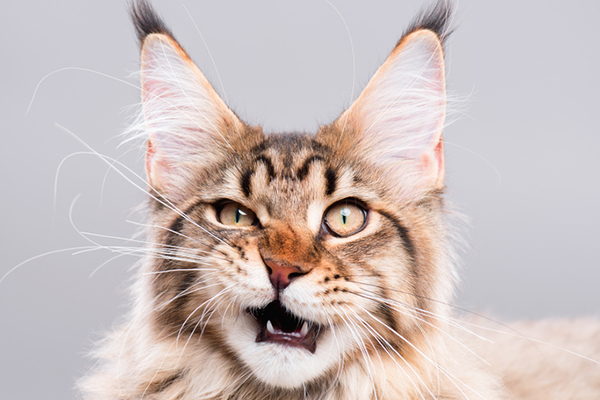
#> input picture test.png, 600 x 400 px, given in place of the camera
$ python line_detect.py
#> lines starting #> are read from the running program, lines starting #| are printed output that depends on the picture; after the words box and inside, x2 and y2 are one past the last pixel; in counts of white or black regions, pixels touching at a corner belong together
# -*- coding: utf-8 -*-
import sys
import time
import cv2
import numpy as np
import os

Kernel_size=15
low_threshold=40
high_threshold=120

rho=10
threshold=15
theta=np.pi/180
minLineLength=10
maxLineGap=1

#Initialize camera
video_capture = cv2.VideoCapture(0)

while True:
    # CAPTURE FRAME-BY-FRAME
    ret, frame = video_capture.read()
#> frame is the input picture: shape (400, 600, 3); mean B, G, R 188.6, 190.5, 203.2
    time.sleep(0.1)
    #Convert to Grayscale
    gray = cv2.cvtColor(frame, cv2.COLOR_BGR2GRAY)
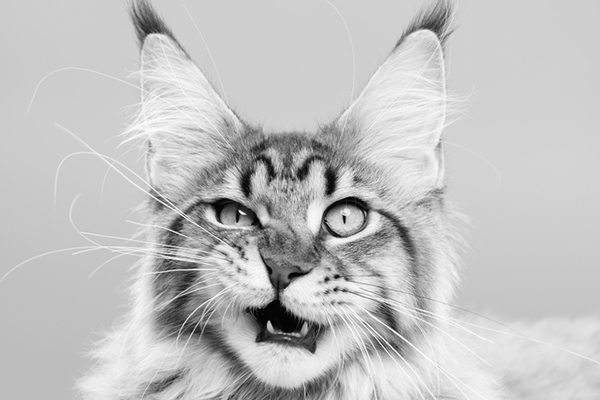
#> gray: shape (400, 600); min 0, max 255, mean 194
    #Blur image to reduce noise. if Kernel_size is bigger the image will be more blurry
    blurred = cv2.GaussianBlur(gray, (Kernel_size, Kernel_size), 0)
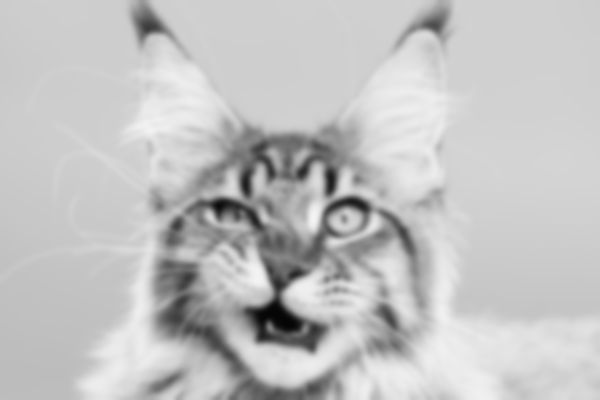
#> blurred: shape (400, 600); min 5, max 244, mean 194

    #Perform canny edge-detection.
    #If a pixel gradient is higher than high_threshold is considered as an edge.
    #if a pixel gradient is lower than low_threshold is is rejected , it is not an edge.
    #Bigger high_threshold values will provoque to find less edges.
    #Canny recommended ratio upper:lower  between 2:1 or 3:1
    edged = cv2.Canny(blurred, low_threshold, high_threshold)
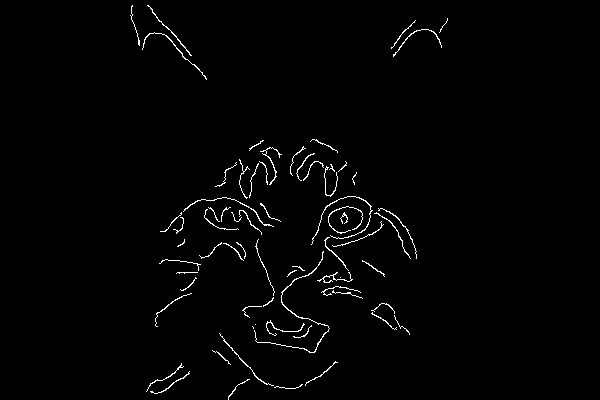
#> edged: shape (400, 600); 1.4% white in thin lines or dots, all inside (x1, y1, x2, y2) = (130, 5, 448, 400)
    #Perform hough lines probalistic transform
    lines = cv2.HoughLinesP(edged,rho,theta,threshold,minLineLength,maxLineGap)
#> lines = 661 rows, first 6: [138, 43, 139, 44], [279, 220, 280, 221], [331, 212, 332, 212], [255, 227, 255, 228], [170, 375, 172, 373], [254, 172, 255, 171]

    #Draw cicrcles in the center of the picture
    cv2.circle(frame,(320,240),20,(0,0,255),1)
#> frame: shape (400, 600, 3); 0.05% of pixels changed, all inside (x1, y1, x2, y2) = (300, 220, 341, 261)
    cv2.circle(frame,(320,240),10,(0,255,0),1)
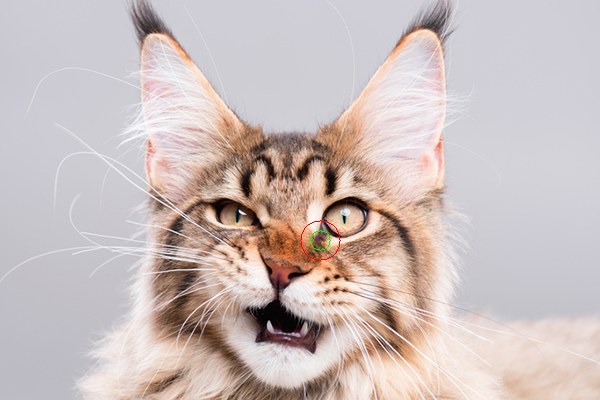
#> frame: shape (400, 600, 3); mean B, G, R 188.5, 190.4, 203.2
    cv2.circle(frame,(320,240),2,(255,0,0),2)
#> frame: shape (400, 600, 3); 0.02% of pixels changed, all inside (x1, y1, x2, y2) = (317, 237, 324, 244)

    #With this for loops only a dots matrix is painted on the picture
    #for y in range(0,480,20):
            #for x in range(0,640,20):
                #cv2.line(frame,(x,y),(x,y),(0,255,255),2)

    #With this for loops a grid is painted on the picture
    for y in range(0,480,40):
            cv2.line(frame,(0,y),(640,y),(255,0,0),1)
            for x in range(0,640,40):
                cv2.line(frame,(x,0),(x,480),(255,0,0),1)
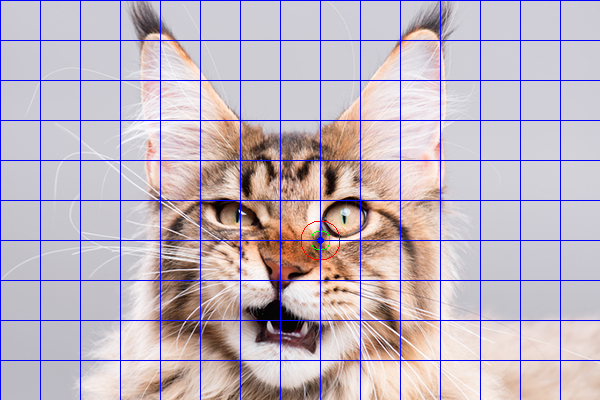
#> frame: shape (400, 600, 3); mean B, G, R 191.8, 181, 193.1

    #Draw lines on input image
    #if(lines != None):
    if(lines is not None):
        for x1,y1,x2,y2 in lines[0]:
            cv2.line(frame,(x1,y1),(x2,y2),(0,255,0),2)
            cv2.putText(frame,'lines_detected',(220,50),cv2.FONT_HERSHEY_SIMPLEX,1,(0,255,0),1)
#> this loop made 1 pass
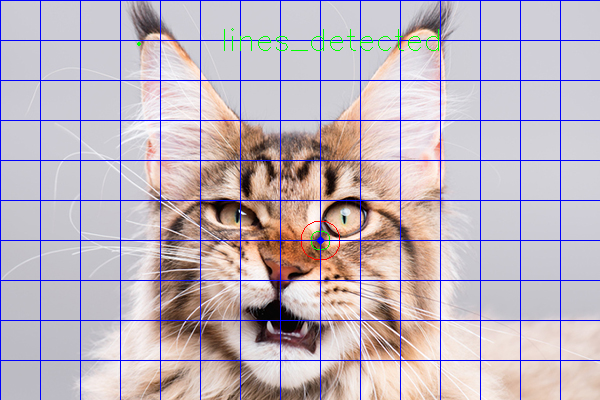
#> frame: shape (400, 600, 3); 0.22% of pixels changed, all inside (x1, y1, x2, y2) = (137, 28, 439, 51)
    cv2.imshow("line detect test", frame)

    if cv2.waitKey(1) & 0xFF == ord('q'):
#> (key q is pressed here)
        break

# When everything is done, release the capture

video_capture.release()
cv2.destroyAllWindows()
